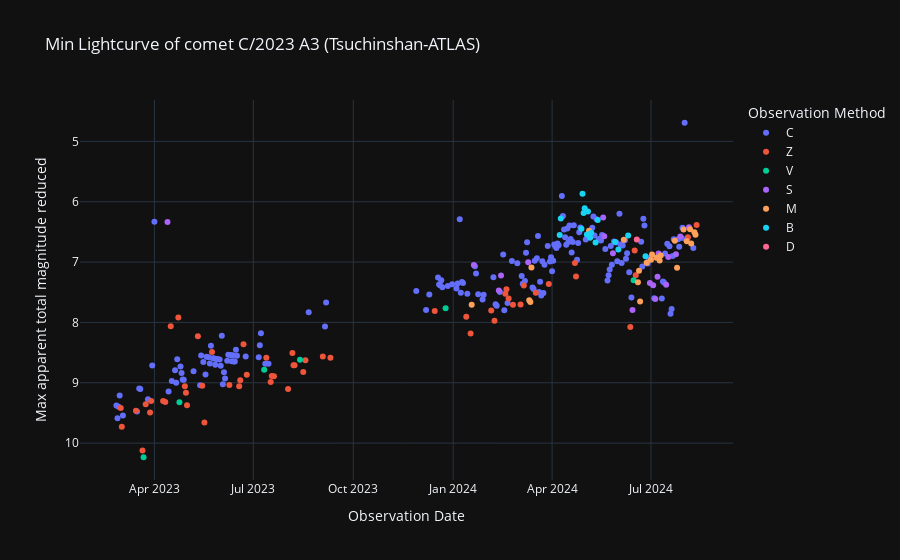

The notebook cell this image was saved under:
### Code cell
# Curva de luz reducida
labels = {'obs_date':'Observation Date','magnitud_reducida':'Max apparent total magnitude reduced', 'obs_method_key' : 'Observation Method'}
fig = px.scatter(curva_de_luz_externa_df, x=curva_de_luz_externa_df.obs_date, y='magnitud_reducida', color='obs_method_key', template= 'plotly_dark', labels= labels, title='Min Lightcurve of comet C/2023 A3 (Tsuchinshan-ATLAS)')
fig.update_yaxes(autorange="reversed")
fig.show()

### Figure 1 — Plotly figure (JSON) as saved in the notebook; plotly's stock layout.template omitted (floating-point values rounded to 4 significant figures; data arrays with more than 128 entries replaced by an {"elided": "..."} marker saying what was removed)
{"data": [{"hovertemplate": "Observation Method=C<br>Observation Date=%{x}<br>Max apparent total magnitude reduced=%{y}<extra></extra>", "legendgroup": "C", "marker": {"color": "#636efa", "symbol": "circle"}, "mode": "markers", "name": "C", "orientation": "v", "showlegend": true, "type": "scatter", "x": {"elided": "182 str values"}, "xaxis": "x", "y": {"elided": "182 float values"}, "yaxis": "y"}, {"hovertemplate": "Observation Method=Z<br>Observation Date=%{x}<br>Max apparent total magnitude reduced=%{y}<extra></extra>", "legendgroup": "Z", "marker": {"color": "#EF553B", "symbol": "circle"}, "mode": "markers", "name": "Z", "orientation": "v", "showlegend": true, "type": "scatter", "x": ["2023-03-01T00:00:00", "2023-03-02T00:00:00", "2023-03-15T00:00:00", "2023-03-21T00:00:00", "2023-03-24T00:00:00", "2023-03-28T00:00:00", "2023-03-29T00:00:00", "2023-04-09T00:00:00", "2023-04-11T00:00:00", "2023-04-16T00:00:00", "2023-04-23T00:00:00", "2023-04-29T00:00:00", "2023-04-30T00:00:00", "2023-05-01T00:00:00", "2023-05-11T00:00:00", "2023-05-15T00:00:00", "2023-05-17T00:00:00", "2023-05-24T00:00:00", "2023-06-09T00:00:00", "2023-06-18T00:00:00", "2023-06-19T00:00:00", "2023-06-22T00:00:00", "2023-06-25T00:00:00", "2023-07-13T00:00:00", "2023-07-17T00:00:00", "2023-07-18T00:00:00", "2023-07-20T00:00:00", "2023-08-02T00:00:00", "2023-08-06T00:00:00", "2023-08-07T00:00:00", "2023-08-08T00:00:00", "2023-08-16T00:00:00", "2023-08-18T00:00:00", "2023-09-03T00:00:00", "2023-09-10T00:00:00", "2023-12-15T00:00:00", "2024-01-13T00:00:00", "2024-01-17T00:00:00", "2024-02-05T00:00:00", "2024-02-08T00:00:00", "2024-02-18T00:00:00", "2024-02-19T00:00:00", "2024-02-21T00:00:00", "2024-02-25T00:00:00", "2024-03-03T00:00:00", "2024-03-06T00:00:00", "2024-03-17T00:00:00", "2024-03-29T00:00:00", "2024-04-22T00:00:00", "2024-04-23T00:00:00", "2024-06-12T00:00:00", "2024-06-16T00:00:00", "2024-06-17T00:00:00", "2024-08-04T00:00:00", "2024-08-12T00:00:00"], "xaxis": "x", "y": [9.419, 9.73, 9.464, 10.12, 9.354, 9.493, 9.303, 9.303, 9.32, 8.062, 7.916, 9.058, 9.165, 9.372, 8.23, 9.051, 9.66, 8.49, 9.039, 9.056, 8.958, 8.363, 8.867, 8.585, 8.987, 8.889, 8.89, 9.102, 8.507, 8.708, 8.71, 8.822, 8.625, 8.563, 8.585, 7.809, 7.906, 8.185, 7.802, 7.973, 7.524, 7.45, 7.602, 7.709, 7.702, 7.388, 7.507, 7.362, 7.015, 7.238, 8.077, 6.809, 7.218, 6.587, 6.387], "yaxis": "y"}, {"hovertemplate": "Observation Method=V<br>Observation Date=%{x}<br>Max apparent total magnitude reduced=%{y}<extra></extra>", "legendgroup": "V", "marker": {"color": "#00cc96", "symbol": "circle"}, "mode": "markers", "name": "V", "orientation": "v", "showlegend": true, "type": "scatter", "x": ["2023-03-22T00:00:00", "2023-04-24T00:00:00", "2023-07-11T00:00:00", "2023-08-13T00:00:00", "2023-12-25T00:00:00", "2024-06-15T00:00:00"], "xaxis": "x", "y": [10.23, 9.323, 8.783, 8.617, 7.765, 7.3], "yaxis": "y"}, {"hovertemplate": "Observation Method=S<br>Observation Date=%{x}<br>Max apparent total magnitude reduced=%{y}<extra></extra>", "legendgroup": "S", "marker": {"color": "#ab63fa", "symbol": "circle"}, "mode": "markers", "name": "S", "orientation": "v", "showlegend": true, "type": "scatter", "x": ["2023-04-13T00:00:00", "2024-01-20T00:00:00", "2024-02-12T00:00:00", "2024-02-14T00:00:00", "2024-03-10T00:00:00", "2024-05-18T00:00:00", "2024-05-19T00:00:00", "2024-05-27T00:00:00", "2024-06-14T00:00:00", "2024-06-30T00:00:00", "2024-07-03T00:00:00", "2024-07-05T00:00:00", "2024-07-07T00:00:00", "2024-07-08T00:00:00", "2024-07-15T00:00:00", "2024-07-17T00:00:00", "2024-07-24T00:00:00", "2024-07-28T00:00:00", "2024-08-05T00:00:00"], "xaxis": "x", "y": [6.337, 7.046, 7.471, 7.222, 7.002, 6.263, 6.574, 6.852, 7.793, 7.349, 7.386, 7.614, 7.242, 6.857, 7.376, 6.916, 6.871, 6.575, 6.422], "yaxis": "y"}, {"hovertemplate": "Observation Method=M<br>Observation Date=%{x}<br>Max apparent total magnitude reduced=%{y}<extra></extra>", "legendgroup": "M", "marker": {"color": "#FFA15A", "symbol": "circle"}, "mode": "markers", "name": "M", "orientation": "v", "showlegend": true, "type": "scatter", "x": ["2024-01-18T00:00:00", "2024-03-11T00:00:00", "2024-03-12T00:00:00", "2024-03-13T00:00:00", "2024-05-05T00:00:00", "2024-06-06T00:00:00", "2024-06-19T00:00:00", "2024-06-20T00:00:00", "2024-06-21T00:00:00", "2024-06-27T00:00:00", "2024-07-01T00:00:00", "2024-07-02T00:00:00", "2024-07-06T00:00:00", "2024-07-09T00:00:00", "2024-07-10T00:00:00", "2024-07-23T00:00:00", "2024-07-25T00:00:00", "2024-07-31T00:00:00", "2024-08-03T00:00:00", "2024-08-06T00:00:00", "2024-08-07T00:00:00", "2024-08-10T00:00:00", "2024-08-11T00:00:00"], "xaxis": "x", "y": [7.705, 7.631, 7.661, 7.089, 6.481, 6.631, 7.335, 7.144, 7.654, 7.013, 6.96, 6.874, 6.928, 6.972, 6.889, 6.647, 7.096, 6.46, 6.654, 6.456, 6.693, 6.506, 6.545], "yaxis": "y"}, {"hovertemplate": "Observation Method=B<br>Observation Date=%{x}<br>Max apparent total magnitude reduced=%{y}<extra></extra>", "legendgroup": "B", "marker": {"color": "#19d3f3", "symbol": "circle"}, "mode": "markers", "name": "B", "orientation": "v", "showlegend": true, "type": "scatter", "x": ["2024-04-08T00:00:00", "2024-04-09T00:00:00", "2024-04-28T00:00:00", "2024-04-29T00:00:00", "2024-04-30T00:00:00", "2024-05-01T00:00:00", "2024-05-03T00:00:00", "2024-05-04T00:00:00", "2024-05-06T00:00:00", "2024-05-07T00:00:00", "2024-05-11T00:00:00", "2024-05-13T00:00:00", "2024-05-29T00:00:00", "2024-06-01T00:00:00", "2024-06-10T00:00:00", "2024-06-26T00:00:00"], "xaxis": "x", "y": [6.551, 6.279, 6.448, 5.868, 6.188, 6.107, 6.544, 6.162, 6.596, 6.513, 6.674, 6.301, 6.669, 6.793, 6.561, 6.903], "yaxis": "y"}, {"hovertemplate": "Observation Method=D<br>Observation Date=%{x}<br>Max apparent total magnitude reduced=%{y}<extra></extra>", "legendgroup": "D", "marker": {"color": "#FF6692", "symbol": "circle"}, "mode": "markers", "name": "D", "orientation": "v", "showlegend": true, "type": "scatter", "x": ["2024-06-18T00:00:00"], "xaxis": "x", "y": [6.626], "yaxis": "y"}], "layout": {"legend": {"title": {"text": "Observation Method"}, "tracegroupgap": 0}, "title": {"text": "Min Lightcurve of comet C/2023 A3 (Tsuchinshan-ATLAS)"}, "xaxis": {"anchor": "y", "domain": [0, 1], "title": {"text": "Observation Date"}}, "yaxis": {"anchor": "x", "autorange": "reversed", "domain": [0, 1], "title": {"text": "Max apparent total magnitude reduced"}}}}
